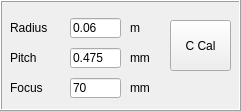
   <widget class="QFrame" name="frame_4">
    <property name="geometry">
     <rect>
      <x>236</x>
      <y>110</y>
      <width>241</width>
      <height>111</height>
     </rect>
    </property>
    <property name="autoFillBackground">
     <bool>true</bool>
    </property>
    <property name="frameShape">
     <enum>QFrame::Box</enum>
    </property>
    <property name="frameShadow">
     <enum>QFrame::Raised</enum>
    </property>
    <property name="lineWidth">
     <number>1</number>
    </property>
    <widget class="QLabel" name="label_20">
     <property name="geometry">
      <rect>
       <x>130</x>
       <y>80</y>
       <width>41</width>
       <height>16</height>
      </rect>
     </property>
     <property name="text">
      <string>mm</string>
     </property>
    </widget>
    <widget class="QLabel" name="label_21">
     <property name="geometry">
      <rect>
       <x>10</x>
       <y>50</y>
       <width>64</width>
       <height>15</height>
      </rect>
     </property>
     <property name="text">
      <string>Pitch</string>
     </property>
    </widget>
    <widget class="QLineEdit" name="lineEdit_focus_C">
     <property name="geometry">
      <rect>
       <x>70</x>
       <y>78</y>
       <width>51</width>
       <height>20</height>
      </rect>
     </property>
     <property name="text">
      <string>70</string>
     </property>
    </widget>
    <widget class="QLineEdit" name="lineEdit_pitch_C">
     <property name="geometry">
      <rect>
       <x>70</x>
       <y>48</y>
       <width>51</width>
       <height>20</height>
      </rect>
     </property>
     <property name="text">
      <string>0.475</string>
     </property>
    </widget>
    <widget class="QLabel" name="label_22">
     <property name="geometry">
      <rect>
       <x>10</x>
       <y>80</y>
       <width>64</width>
       <height>15</height>
      </rect>
     </property>
     <property name="text">
      <string>Focus</string>
     </property>
    </widget>
    <widget class="QLabel" name="label_23">
     <property name="geometry">
      <rect>
       <x>130</x>
       <y>50</y>
       <width>41</width>
       <height>16</height>
      </rect>
     </property>
     <property name="text">
      <string>mm</string>
     </property>
    </widget>
    <widget class="QPushButton" name="pushButton_C_cal">
     <property name="geometry">
      <rect>
       <x>170</x>
       <y>20</y>
       <width>61</width>
       <height>51</height>
      </rect>
     </property>
     <property name="text">
      <string>C Cal</string>
     </property>
    </widget>
    <widget class="QLabel" name="label_25">
     <property name="geometry">
      <rect>
       <x>130</x>
       <y>20</y>
       <width>41</width>
       <height>16</height>
      </rect>
     </property>
     <property name="text">
      <string>m</string>
     </property>
    </widget>
    <widget class="QLabel" name="label_26">
     <property name="geometry">
      <rect>
       <x>10</x>
       <y>20</y>
       <width>64</width>
       <height>15</height>
      </rect>
     </property>
     <property name="text">
      <string>Radius</string>
     </property>
    </widget>
    <widget class="QLineEdit" name="lineEdit_radius">
     <property name="geometry">
      <rect>
       <x>70</x>
       <y>18</y>
       <width>51</width>
       <height>20</height>
      </rect>
     </property>
     <property name="text">
      <string>0.06</string>
     </property>
    </widget>
   </widget>
